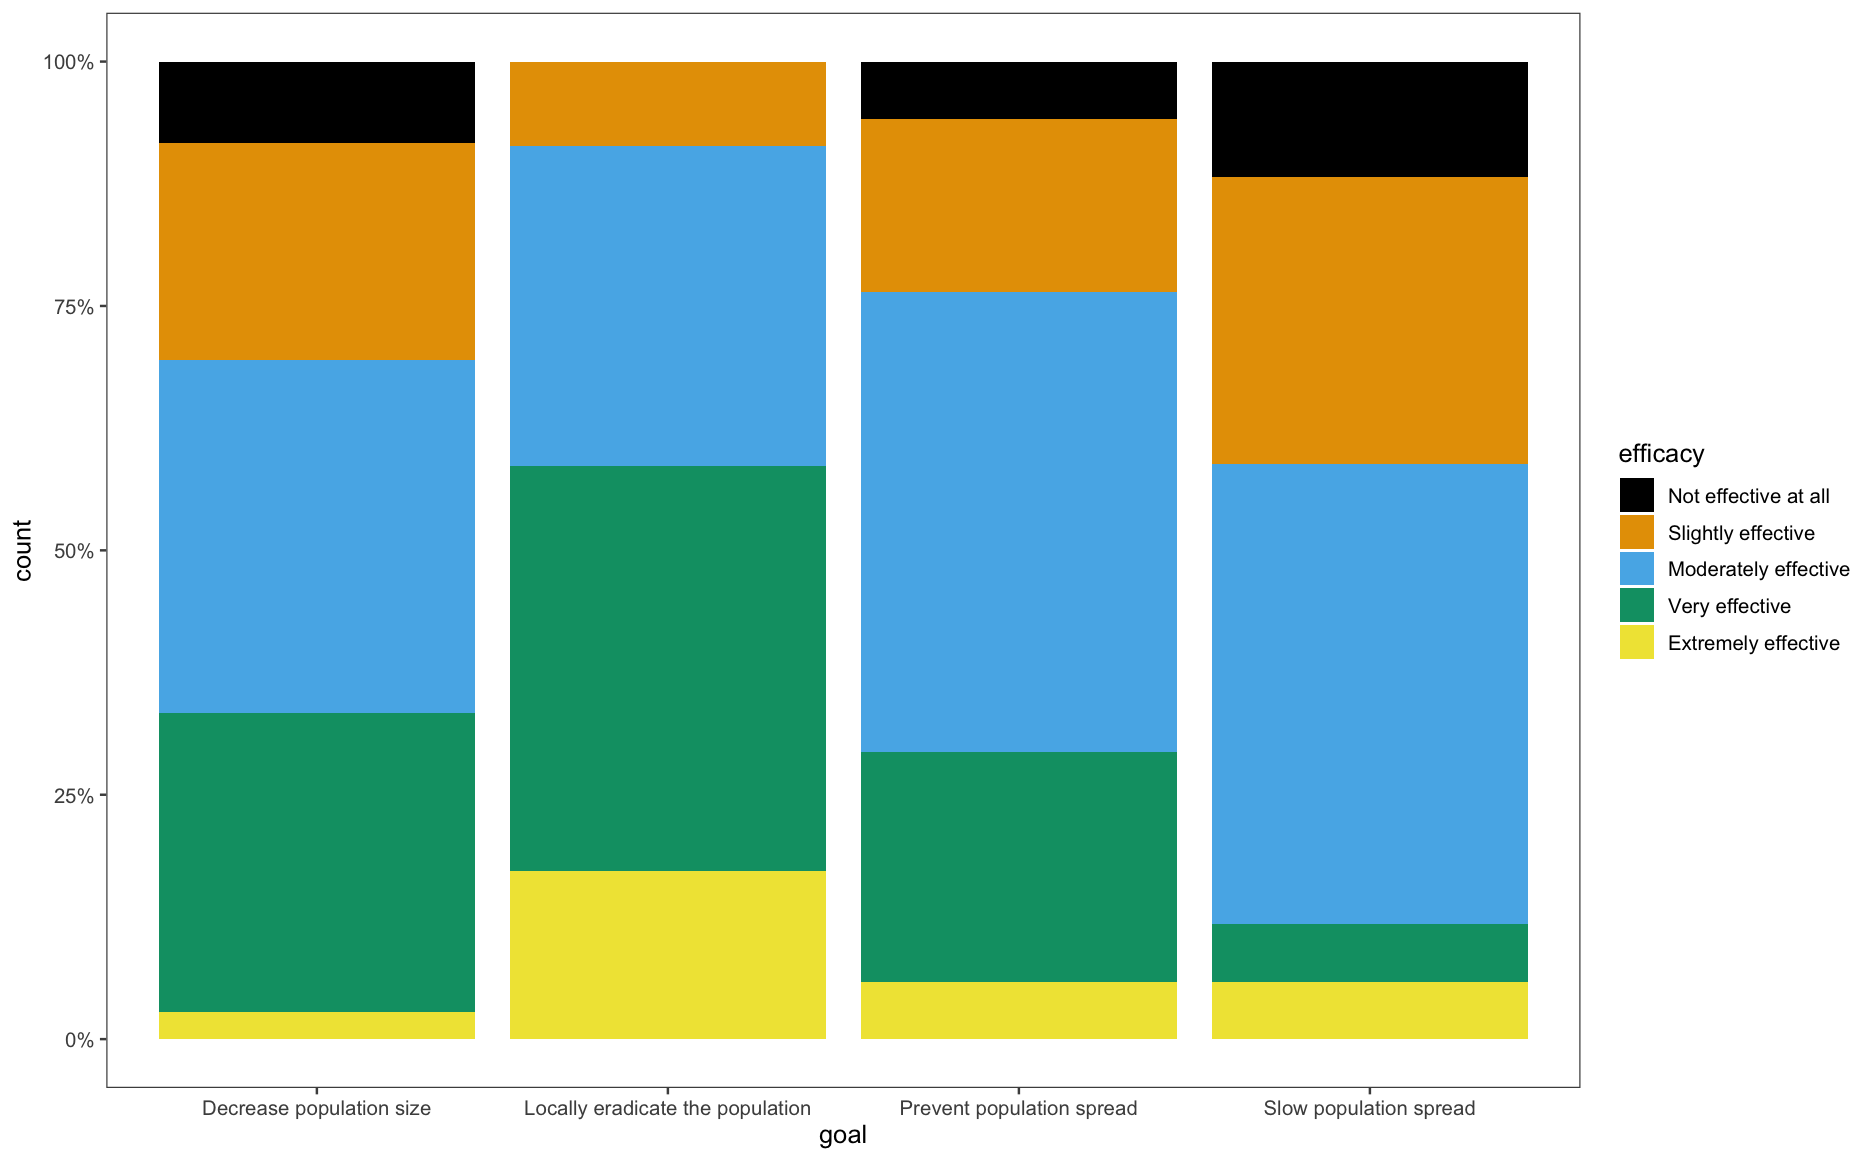

This chart was generated by the following R code:
rm(list=ls()) 
options(stringsAsFactors = FALSE)
options(mc.cores = parallel::detectCores())
graphics.off()


setwd("~/Documents/git/stilts/")

d<-read.csv("data/phenology survey 2025.xlsx - full_datasheet.csv")


p1<-d %>% dplyr::select(Q26,Q27_1)
p2<-d %>% dplyr::select(Q137,Q138_1)
p3<-d %>% dplyr::select(Q156,Q157_1)
p4<-d %>% dplyr::select(Q175,Q176_1)
p5<-d %>% dplyr::select(Q194,Q195_1)

colnames(p1)<-c("goal","efficacy")
colnames(p2)<-c("goal","efficacy")
colnames(p3)<-c("goal","efficacy")
colnames(p4)<-c("goal","efficacy")
colnames(p5)<-c("goal","efficacy")

p1<- p1 %>%filter(efficacy!="")
p2<- p2 %>%filter(efficacy!="")
p3<- p3 %>%filter(efficacy!="")
p4<- p4 %>%filter(efficacy!="")
p5<- p5 %>%filter(efficacy!="")

p1$sp<-"s1"
p2$sp<-"s2"
p3$sp<-"s3"
p4$sp<-"s4"
p5$sp<-"s5"



allps<-rbind(p1,p2,p3,p4,p5)
allps<-filter(allps,goal!="Other")
library(ggplot2)
order<-c("Not effective at all","Slightly effective",
"Moderately effective","Very effective","Extremely effective")

allps$efficacy <- factor(allps$efficacy, levels = order)



ggplot(allps,aes(goal))+geom_bar()



ggplot(allps,aes(goal))+geom_bar(aes(fill=efficacy),position="fill")+
  scale_y_continuous(labels = scales::percent_format()) +scale_fill_colorblind()+
  ggthemes::theme_few()
